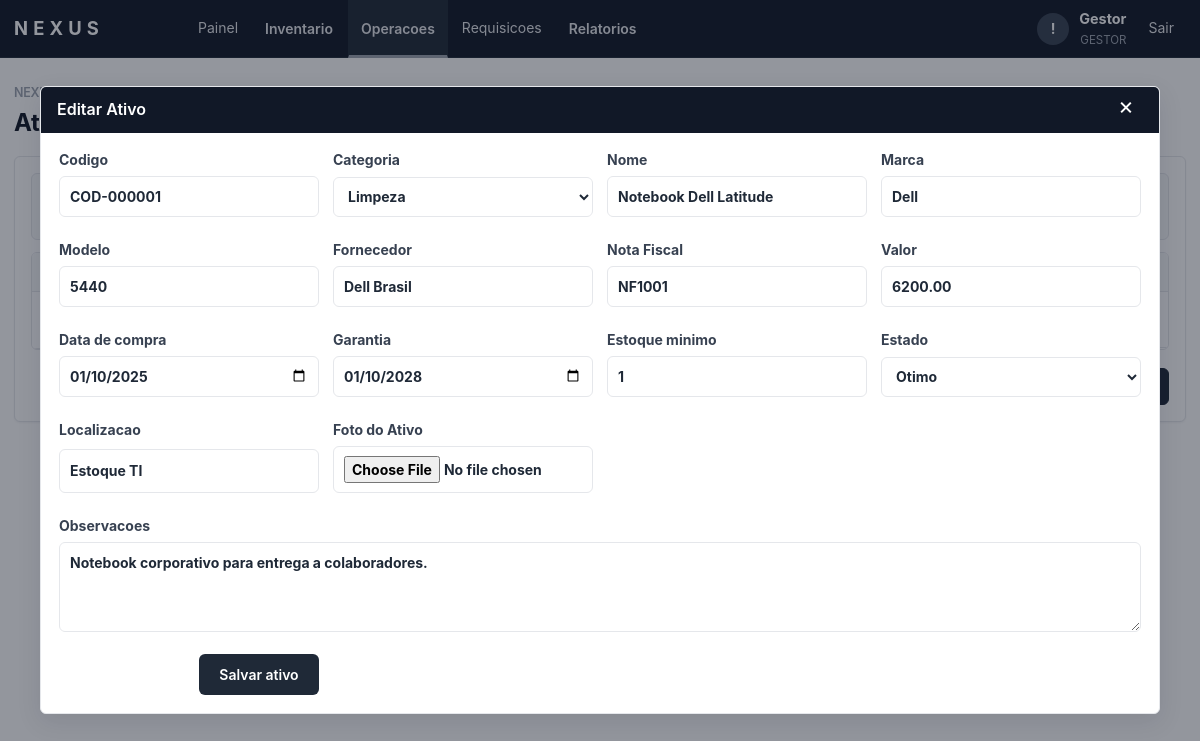
The app's page /index.php?page=ativos&id=1 (signed in) with its own data.
### tables this page shows
CREATE TABLE ativos (
    id               INT AUTO_INCREMENT PRIMARY KEY,
    codigo           VARCHAR(30)  NOT NULL UNIQUE,
    categoria_id     INT NULL,
    nome             VARCHAR(140) NOT NULL,
    marca            VARCHAR(100),
    modelo           VARCHAR(100),
    fornecedor       VARCHAR(140),
    nota_fiscal      VARCHAR(80),
    valor_compra     DECIMAL(12,2) NOT NULL DEFAULT 0,
    data_compra      DATE NULL,
    garantia         DATE NULL,
    quantidade_atual INT          NOT NULL DEFAULT 0,
    estoque_minimo   INT          NOT NULL DEFAULT 1,
    estoque_maximo   INT          NOT NULL DEFAULT 0,
    foto             VARCHAR(255),
    estado           ENUM('Otimo','Bom','Medio','Ruim','Manutencao','Inutilizado') DEFAULT 'Bom',
    localizacao      VARCHAR(140),
    observacoes      TEXT,
    created_at       TIMESTAMP DEFAULT CURRENT_TIMESTAMP,
    updated_at       TIMESTAMP DEFAULT CURRENT_TIMESTAMP ON UPDATE CURRENT_TIMESTAMP,

    INDEX idx_ativos_codigo    (codigo),
    INDEX idx_ativos_nome      (nome),
    INDEX idx_ativos_categoria (categoria_id),
    INDEX idx_ativos_estoque   (quantidade_atual, estoque_minimo),

    CONSTRAINT fk_ativos_categoria
        FOREIGN KEY (categoria_id) REFERENCES categorias(id) ON DELETE SET NULL
);

CREATE TABLE categorias (
    id          INT AUTO_INCREMENT PRIMARY KEY,
    nome        VARCHAR(100) NOT NULL UNIQUE,
    tipo        ENUM('ti','limpeza','escritorio') NOT NULL DEFAULT 'ti',
    descricao   TEXT,
    created_at  TIMESTAMP DEFAULT CURRENT_TIMESTAMP,
    INDEX idx_categorias_nome (nome),
    INDEX idx_categorias_tipo (tipo)
);

### nova_modules.php (called while the page is built, shortened)
<?php
function nova_render_page(string $page,?string $flash): bool {
 return false;
}

### index.php (the view, shortened to what this page needs)
<?php
$config = require __DIR__ . '/config.php';
require_once __DIR__ . '/nova_modules.php';
function db(): PDO
{
    static $pdo = null;
    global $config;
    if (!$pdo) {
        $dsn = "mysql:host={$config['db_host']};dbname={$config['db_name']};charset=utf8mb4";
        $pdo = new PDO($dsn, $config['db_user'], $config['db_pass'], [
            PDO::ATTR_ERRMODE => PDO::ERRMODE_EXCEPTION,
            PDO::ATTR_DEFAULT_FETCH_MODE => PDO::FETCH_ASSOC,
        ]);
    }
    return $pdo;
}
function e(mixed $value): string
{
    return htmlspecialchars((string) $value, ENT_QUOTES, 'UTF-8');
}
function csrf(): string
{
    return $_SESSION['csrf'];
}
function current_user(): ?array
{
    return $_SESSION['user'] ?? null;
}
function current_profile(): ?string
{
    return current_user()['perfil'] ?? null;
}
function is_gestor(): bool
{
    return current_profile() === 'gestor';
}
function categoria_tipos_permitidos(): ?array
{
    if (is_gestor()) {
        return ['limpeza', 'escritorio'];
    }
    return null;
}
function categorias_permitidas_ids(): ?array
{
    $tipos = categoria_tipos_permitidos();
    $placeholders = implode(',', array_fill(0, count($tipos), '?'));
    $stmt = db()->prepare("SELECT id FROM categorias WHERE tipo IN ({$placeholders})");
    $stmt->execute($tipos);
    return array_map('intval', $stmt->fetchAll(PDO::FETCH_COLUMN));
}
function categoria_scope_sql(string $colunaCategoriaId): array
{
    $ids = categorias_permitidas_ids();
    $placeholders = implode(',', array_fill(0, count($ids), '?'));
    return [" AND {$colunaCategoriaId} IN ({$placeholders})", $ids];
}
function next_code(string $table, string $column, string $prefix): string
{
    $num = 1;
    return $prefix . '-' . str_pad((string) $num, 6, '0', STR_PAD_LEFT);
}
function render_topbar(string $area, array $links): void
{
    $user = current_user();
    echo '<header class="topbar">';
    echo '<div class="topbar-inner">';
    echo '<a class="brand" href="index.php?page=' . ($area === 'usuario' ? 'abrir-requisicao' : 'dashboard') . '"><span class="brand-name">NEXUS</span></a>';
    echo '<nav class="topnav">';
    foreach ($links as $href => $label) {
        if (is_array($label)) {
            $active = in_array(($_GET['page'] ?? 'dashboard'), array_keys($label), true) ? ' active-link' : '';
            echo '<div class="nav-dropdown"><button type="button" class="nav-dropdown-toggle' . $active . '">' . e((string) $href) . '</button><div class="nav-dropdown-menu">';
            echo '</div></div>';
            continue;
        }
        $active = (($_GET['page'] ?? 'dashboard') === $href) ? ' active-link' : '';
        echo '<a href="index.php?page=' . e($href) . '" class="' . $active . '">' . e($label) . '</a>';
    }
    echo '</nav>';
    echo '<div class="top-actions">';
    echo '<button type="button" class="notify-btn" aria-label="Notificacoes">!</button>';
    echo '<div class="user-area"><span>' . e($user['nome'] ?? 'Usuario') . '</span><small>' . e($user['perfil'] ?? $area) . '</small></div>';
    echo '<a class="logout-link" href="index.php?page=logout">Sair</a>';
    echo '</div></div></header>';
}
$page = $_GET['page'] ?? 'dashboard';
$flash = $_SESSION['flash'] ?? null;
?>
<!doctype html>
<html lang="pt-BR">
<head>
  <link rel="stylesheet" href="https://cdn.jsdelivr.net/npm/bootstrap@5.3.3/dist/css/bootstrap.min.css">
  <link rel="stylesheet" href="assets/style.css?v=<?= (int) @filemtime(__DIR__ . '/assets/style.css') ?>">
</head>
<body>
<?php if ($page === 'login'): ?>
  <main class="login">
    <form method="post" class="card login-card">
      <h1>NEXUS</h1>
      <p>Login unico para administradores e usuarios</p>
      <?php if ($flash): ?><div class="alert"><?= e($flash) ?></div><?php endif; ?>
      <input type="hidden" name="csrf" value="<?= e(csrf()) ?>">
      <label>E-mail<input name="email" type="email" required autocomplete="email"></label>
      <label>Senha<input name="senha" type="password" required autocomplete="current-password"></label>
      <button>Entrar</button>
    </form>
  </main>
<?php else:
    $menuLinks = [];
    if (current_profile() === 'administrador') {
        $menuLinks = [
            'dashboard' => 'Painel',
            'Inventario' => ['estoque' => 'Estoque', 'purchase-requests' => 'Solicitacoes de compra', 'inventory' => 'Auditoria de inventario'],
            'Operacoes' => ['movimentacoes' => 'Movimentacoes', 'ativos' => 'Ativos', 'qrcode' => 'QR Codes', 'categorias' => 'Categorias'],
            'requisicoes' => 'Requisicoes',
            'hiring' => 'Contratacoes',
            'Relatorios' => ['inventory-reports' => 'Relatorios de compra', 'movimentacoes' => 'Relatorio de itens em uso', 'importar' => 'Importar CSV', 'exportar' => 'Exportar CSV'],
        ];
    } elseif (current_profile() === 'gestor') {
        $menuLinks = [
            'dashboard' => 'Painel',
            'Inventario' => ['estoque' => 'Estoque'],
            'Operacoes' => ['movimentacoes' => 'Movimentacoes', 'ativos' => 'Ativos', 'qrcode' => 'QR Codes', 'categorias' => 'Categorias'],
            'requisicoes' => 'Requisicoes',
            'Relatorios' => ['movimentacoes' => 'Relatorio de itens em uso', 'importar' => 'Importar CSV', 'exportar' => 'Exportar CSV'],
        ];
    } elseif (current_profile() === 'diretoria') {
        $menuLinks = [
            'dashboard' => 'Painel',
            'requisicoes' => 'Requisicoes',
        ];
    } elseif (current_profile() === 'coordenacao_ti') {
        $menuLinks = ['dashboard' => 'Painel', 'requisicoes-ti' => 'Requisicoes TI', 'it-dashboard' => 'Aprovacoes TI'];
    } elseif (current_profile() === 'financeiro') {
        $menuLinks = ['dashboard' => 'Painel', 'finance-dashboard' => 'Compras'];
    } elseif (current_profile() === 'rh') {
        $menuLinks = ['rh-dashboard' => 'Equipamentos', 'hiring' => 'Contratacoes'];
    }
    ?>
  <?php render_topbar('administrador', $menuLinks); ?>
  <main class="workspace">
    <?php if (nova_render_page($page, $flash)): ?>
    <?php elseif ($page === 'ativos'):
        $defaultCategoriaId = is_gestor() ? (categorias_permitidas_ids()[0] ?? null) : null;
        $ativo = ['codigo' => next_code('ativos', 'codigo', 'MCX'), 'estado' => 'Bom', 'estoque_minimo' => 1, 'categoria_id' => $defaultCategoriaId];
        if (!empty($_GET['id'])) {
            $stmt = db()->prepare('SELECT * FROM ativos WHERE id = ?');
            $stmt->execute([(int) $_GET['id']]);
            $ativo = $stmt->fetch() ?: $ativo;
        }
        [$catScopeSql, $catScopeParams] = categoria_scope_sql('id');
        $categoriasStmt = db()->prepare("SELECT * FROM categorias WHERE 1=1{$catScopeSql} ORDER BY nome");
        $categoriasStmt->execute($catScopeParams);
        $categorias = $categoriasStmt->fetchAll();
        [$scopeSql, $scopeParams] = categoria_scope_sql('a.categoria_id');
        $rowsStmt = db()->prepare("SELECT a.*, c.nome categoria FROM ativos a LEFT JOIN categorias c ON c.id = a.categoria_id WHERE 1=1{$scopeSql} ORDER BY a.codigo");
        $rowsStmt->execute($scopeParams);
        $rows = $rowsStmt->fetchAll();
    ?>
      <h1>Ativos</h1>
      <section class="card">
        <div class="toolbar">
          <button type="button" data-open-modal="ativo-modal">Novo Ativo</button>
        </div>
        <div class="table-wrap"><table id="ativos-table" class="data-table"><thead><tr><th>Codigo</th><th>Nome</th><th>Categoria</th><th>Estoque</th><th>Estado</th><th>Localizacao</th><th></th></tr></thead><tbody>
          <?php foreach ($rows as $r): ?>
          <tr>
            <td><?= e($r['codigo']) ?></td><td><?= e($r['nome']) ?></td><td><?= e($r['categoria']) ?></td><td><?= e($r['quantidade_atual']) ?></td><td><?= e($r['estado']) ?></td><td><?= e($r['localizacao']) ?></td>
            <td class="actions">
              <a class="mini" href="index.php?page=ativos&id=<?= e($r['id']) ?>">Editar</a>
              <a class="mini danger" href="index.php?page=excluir-ativo&id=<?= e($r['id']) ?>" onclick="return confirm('Excluir ativo?')">Excluir</a>
              <button type="button" class="mini" data-open-modal="historico-<?= e($r['id']) ?>">Historico</button>
              <button type="button" class="mini" data-open-modal="qr-<?= e($r['id']) ?>">QR Code</button>
            </td>
          </tr>
          <?php endforeach; ?>
        </tbody></table></div>
      </section>
      <div class="modal <?= !empty($_GET['id']) ? 'is-open' : '' ?>" id="ativo-modal" aria-hidden="<?= !empty($_GET['id']) ? 'false' : 'true' ?>">
        <div class="modal-panel wide-modal">
          <a class="modal-close" href="index.php?page=ativos">&times;</a>
          <h2><?= !empty($ativo['id']) ? 'Editar Ativo' : 'Novo Ativo' ?></h2>
          <form class="asset-form" method="post" action="index.php?page=salvar-ativo" enctype="multipart/form-data">
            <label>Codigo<input name="codigo" value="<?= e($ativo['codigo'] ?? '') ?>" required></label>
            <label>Categoria<select name="categoria_id"><?php if (!is_gestor()): ?><option value="">Sem categoria</option><?php endif; ?><?php foreach ($categorias as $c): ?><option value="<?= e($c['id']) ?>" <?= (($ativo['categoria_id'] ?? '') == $c['id']) ? 'selected' : '' ?>><?= e($c['nome']) ?></option><?php endforeach; ?></select></label>
            <label>Nome<input name="nome" value="<?= e($ativo['nome'] ?? '') ?>" required></label>
            <label>Marca<input name="marca" value="<?= e($ativo['marca'] ?? '') ?>"></label>
            <label>Modelo<input name="modelo" value="<?= e($ativo['modelo'] ?? '') ?>"></label>
            <label>Fornecedor<input name="fornecedor" value="<?= e($ativo['fornecedor'] ?? '') ?>"></label>
            <label>Nota Fiscal<input name="nota_fiscal" value="<?= e($ativo['nota_fiscal'] ?? '') ?>"></label>
            <label>Valor<input type="number" step="0.01" name="valor_compra" value="<?= e($ativo['valor_compra'] ?? '') ?>"></label>
            <label>Data de compra<input type="date" name="data_compra" value="<?= e($ativo['data_compra'] ?? '') ?>"></label>
            <label>Garantia<input type="date" name="garantia" value="<?= e($ativo['garantia'] ?? '') ?>"></label>
            <label>Estoque minimo<input type="number" name="estoque_minimo" value="<?= e($ativo['estoque_minimo'] ?? 1) ?>"></label>
            <label>Estado<select name="estado"><?php foreach (['Otimo','Bom','Medio','Ruim','Manutencao','Inutilizado'] as $estado): ?><option <?= (($ativo['estado'] ?? '') === $estado) ? 'selected' : '' ?>><?= e($estado) ?></option><?php endforeach; ?></select></label>
            <label>Localizacao<input name="localizacao" value="<?= e($ativo['localizacao'] ?? '') ?>"></label>
            <label>Foto do Ativo<input type="file" name="foto" accept="image/png,image/jpeg,image/webp"></label>
            <label class="wide">Observacoes<textarea name="observacoes"><?= e($ativo['observacoes'] ?? '') ?></textarea></label>
            <button>Salvar ativo</button>
          </form>
        </div>
      </div>
    <?php endif; ?>
  </main>
<?php endif; ?>
</body>
</html>

### records on screen
ativos: codigo "COD-000001", categoria_id "Limpeza", nome "Notebook Dell Latitude", marca "Dell", modelo "5440", fornecedor "Dell Brasil", nota_fiscal "NF1001", valor_compra "6200.00", data_compra "01/10/2025", garantia "01/10/2028", estoque_minimo "1", localizacao "Estoque TI", observacoes "Notebook corporativo para entrega a colaboradores."

### other values on screen
$label "Painel"
$href "Inventario"
$href "Operacoes"
$label "Requisicoes"
$href "Relatorios"
$user['nome'] "Gestor"
$user['perfil'] "GESTOR"
form field estado "Otimo"
